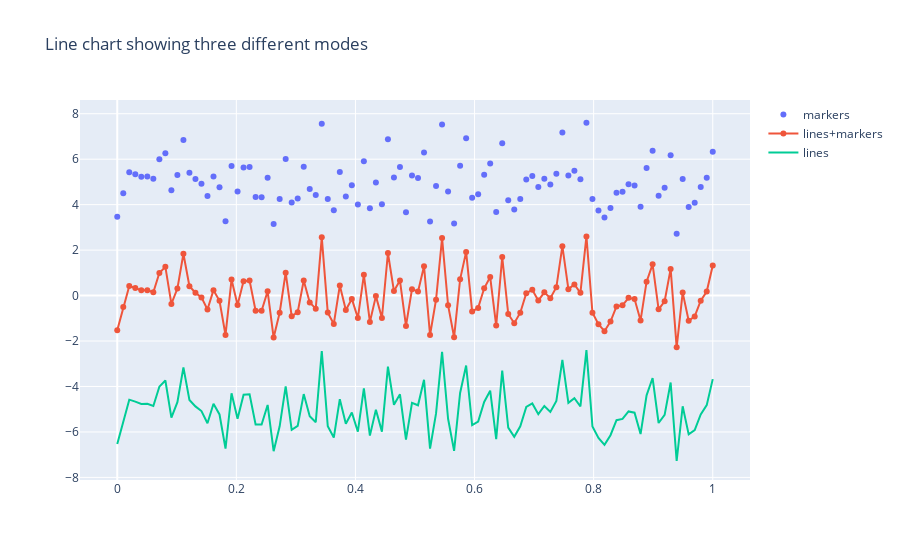

The notebook cell this image was saved under:
### Markdown cell above
# Line Plot

With multiple traces

### Code cell
xvalues = np.linspace(0,1,100)
yvalues = np.random.randn(100)

trace0 = go.Scatter(x=xvalues,
                   y=yvalues + 5,
                   mode="markers",
                   name="markers")
trace1 = go.Scatter(x=xvalues,
                   y=yvalues,
                   mode="lines+markers",
                   name="lines+markers")
trace2 = go.Scatter(x=xvalues,
                   y=yvalues-5,
                   mode="lines",
                   name="lines")

data = [trace0, trace1, trace2]

layout = go.Layout(title = 'Line chart showing three different modes')

fig2 = go.Figure(data=data,layout=layout)
fig2.show()
